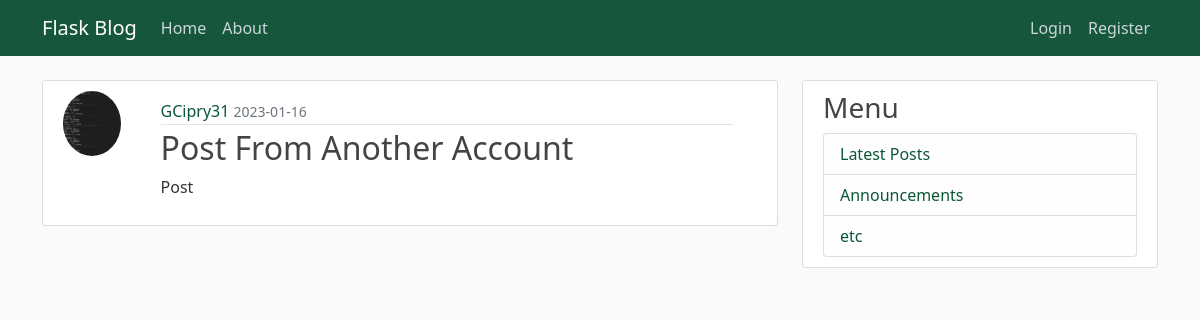
The app's page /post/4 with its own data.
### flaskblog/models.py (models this page shows, shortened)
class User(db.Model, UserMixin):
    id = db.Column(db.Integer, primary_key=True)
    username = db.Column(db.String(20), unique=True, nullable=False)
    email = db.Column(db.String(120), unique=True, nullable=False)
    image_file = db.Column(db.String(20), nullable=False, default='default.jpg')
    password = db.Column(db.String(60), nullable=False)
    posts = db.relationship('Post', backref='author', lazy=True)

class Post(db.Model):
    id = db.Column(db.Integer, primary_key=True)
    title = db.Column(db.String(100), nullable=False)
    date_posted = db.Column(db.DateTime, nullable=False, default=datetime.utcnow)
    content = db.Column(db.Text, nullable=False)
    user_id = db.Column(db.Integer, db.ForeignKey('user.id'), nullable=False)

### flaskblog/routes.py (the view)
@app.route('/post/<int:post_id>', methods=['GET', 'POST'])
def post(post_id):
    post = Post.query.get_or_404(post_id)
    return render_template('post.html', title=post.title, post=post)

### flaskblog/templates/post.html (shortened to what this page needs)
{% extends "layout.html" %}
{% block content %}
<article class="media content-section d-flex justify-content-start">
    <img class="rounded-circle article-img" src="{{url_for('static',filename='profile_pics/'+post.author.image_file)}}">
    <div class="media-body container-fluid">
        <div class="article-metadata d-flex justify-content-between" >
            <div class="mt-2">
                <a class="mr-2" href="{{url_for('user_posts',username=post.author.username)}}">{{ post.author.username }}</a>
                <small class="text-muted">{{ post.date_posted.strftime('%Y-%m-%d') }}</small>
            </div>
        </div>
        <h2 class="article-title">{{ post.title }}</h2>
        <p class="article-content">{{ post.content }}</p>
    </div>
</article>
{% endblock content %}

### flaskblog/static/main.css (style rules this page uses)
body { background: #fafafa; color: #333333; margin-top: 5rem; }
h1, h2, h3, h4, h5, h6 { color: #444444; }
.content-section { background: #ffffff; padding: 10px 20px; border: 1px solid #dddddd; border-radius: 3px; margin-bottom: 20px; }
.article-title { color: #444444; }
.article-content { white-space: pre-line; }
.article-img { height: 65px; width: 65px; margin-right: 16px; }
.article-metadata { padding-bottom: 1px; margin-bottom: 4px; border-bottom: 1px solid #e3e3e3 }
a:visited, a:link, a:active { color: #0b5737; background-color: transparent; text-decoration: none; }

### records on screen
User: image_file (picture), author.username "GCipry31"
Post: date_posted "2023-01-16", title "Post From Another Account", content "Post"
